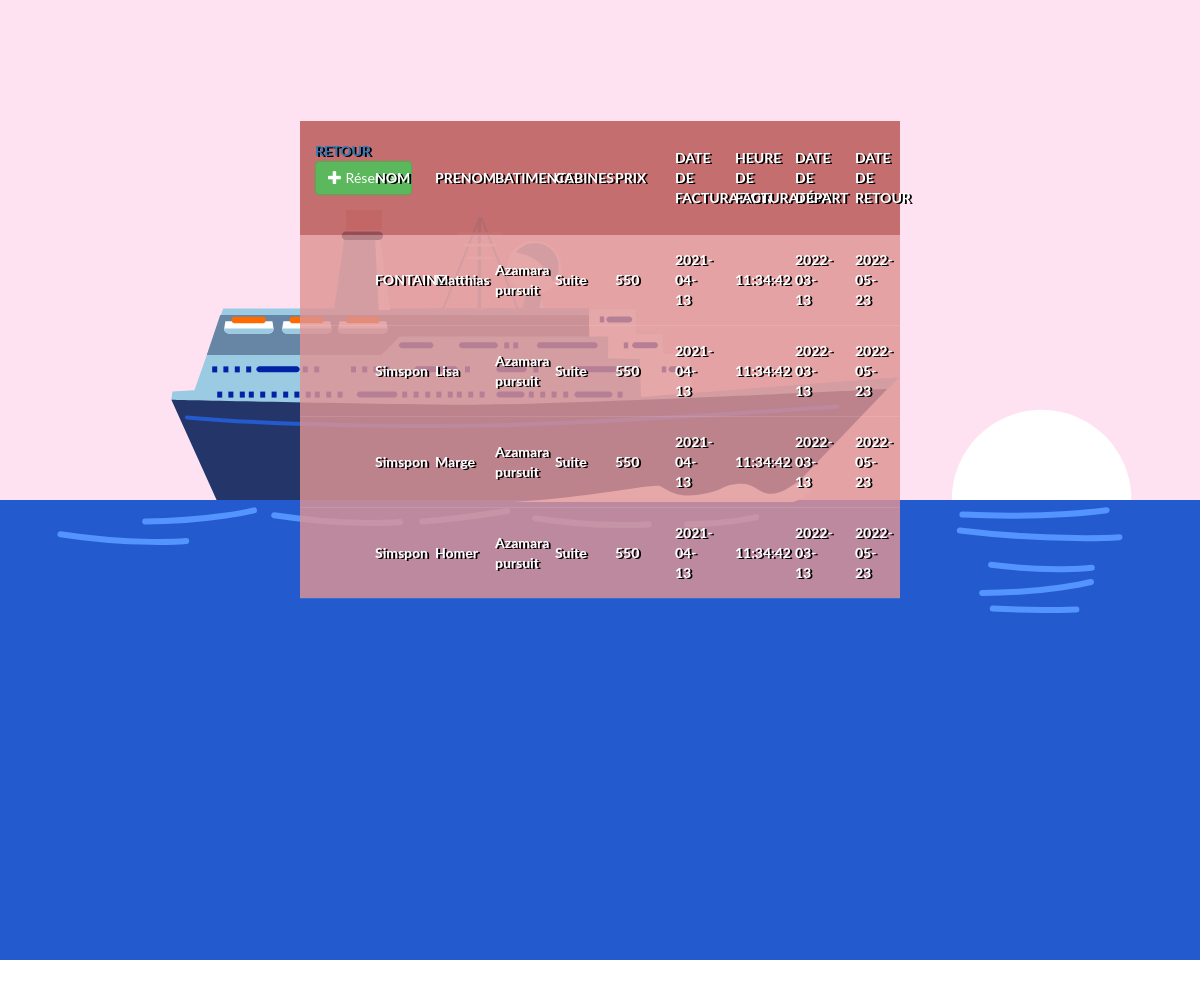
The page /PHP/html/index.php on the database as committed earlier.
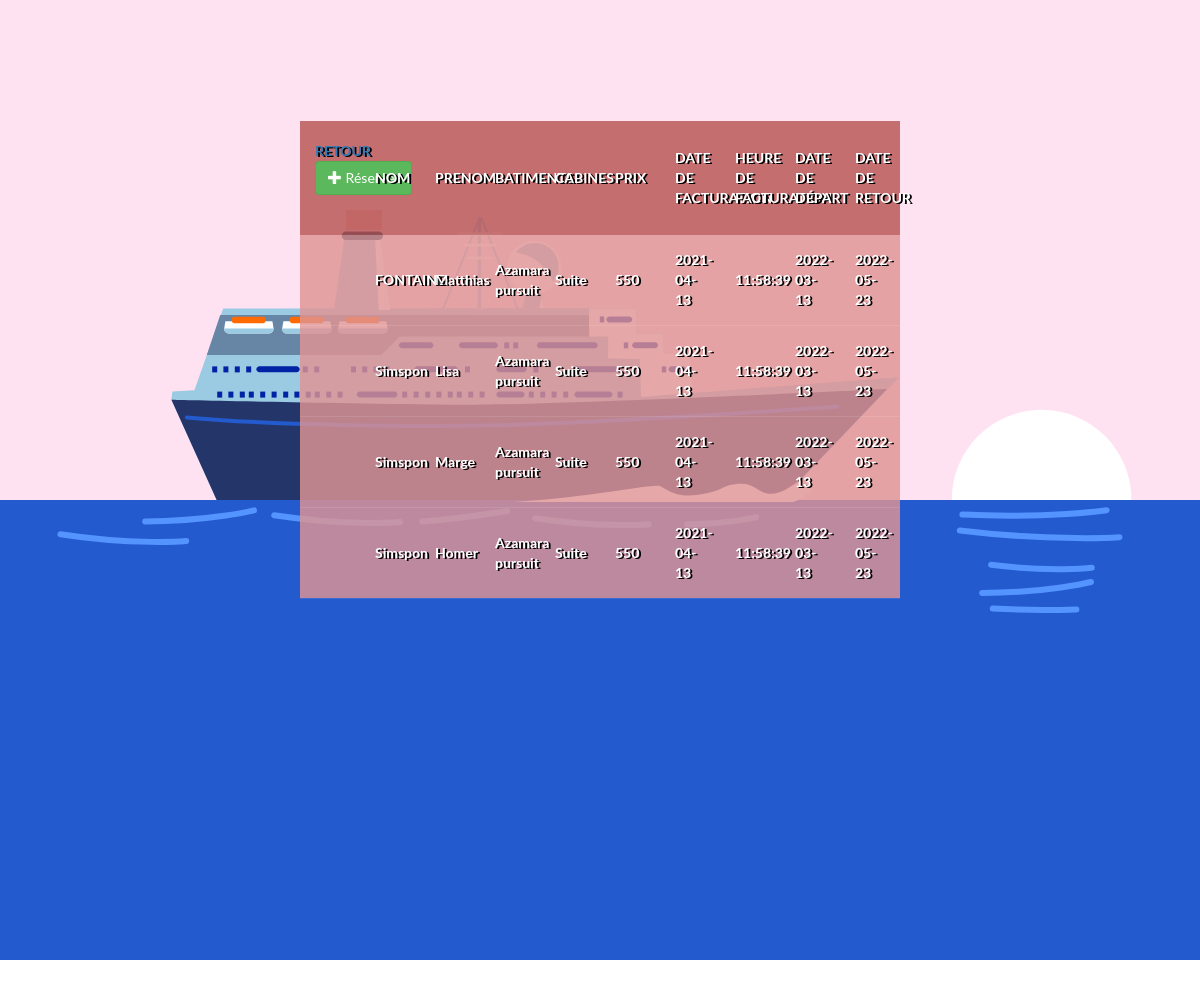
The same page on the database as committed later.
### tables this page shows
CREATE TABLE RecapReservation(
    Id INTEGER not null, 
    nom VARCHAR(20), 
    prenom VARCHAR(20), 
    age INT,
    sexe VARCHAR(5), 
    nom_batiment VARCHAR(20), 
    type_rang VARCHAR(10), 
    prix INT,
    date_facture DATE,
    h_facture DATE,
    date_debut DATE, 
    date_fin DATE,

    id_client INT,
    id_reservation INT,
    id_rang INT,
    id_facture INT,
    id_batiment INT,


    CONSTRAINT pk_recapReservation primary key (Id)

    CONSTRAINT fk_recapReservation
	FOREIGN KEY (id_client) REFERENCES Clients(id_client)
    FOREIGN KEY (id_reservation) REFERENCES Reservations(id_reservation) 
    FOREIGN KEY (id_rang) REFERENCES Rangs(id_rang)
    FOREIGN KEY (id_facture) REFERENCES Factures(id_facture)
    FOREIGN KEY (id_batiment) REFERENCES Batiments(id_batiment)
);

### PHP/html/index.php (the view, shortened to what this page needs)
<!DOCTYPE html>
<html lang="en">
	<head>
		<link rel="stylesheet" type="text/css" href="../css/bootstrap.css"/>
		<link rel="stylesheet" type="text/css" href="../css/tables.css"/>
	</head>
<body>
<div style="width:device-width; margin-top: -20%;">
</div>
        <table cellpadding="0" cellspacing="0" border="0">
            <thead>
                <tr>
                    <th><a href="http://localhost:1234/html/main.html">Retour</a><button type="button" class="btn btn-success" data-toggle="modal" data-target="#form_modal"><span class="glyphicon glyphicon-plus"></span> Réserver</button>
		<br/><br/></th>
					<th>Nom</th>
					<th>Prenom</th>
                    <th>Batiments</th>
                    <th>Cabines</th>
                    <th>Prix</th>
                    <th>Date de facturation</th>
                    <th>Heure de facturation</th>
					<th>Date de départ</th>
					<th>Date de retour</th>
				</tr>
			</thead>
				<?php
					require 'conn.php';
					$query = $conn->prepare("SELECT * FROM RecapReservation");
					$query->execute();
					while($fetch = $query->fetch()){
				?>
				<tr>
                    <td></td>
					<td><?php echo $fetch['nom']?></td>
					<td><?php echo $fetch['prenom']?></td>
                    <td><?php echo $fetch['nom_batiment']?></td>
                    <td><?php echo $fetch['type_rang']?></td>
					<td><?php echo $fetch['prix']?></td>
                    <td><?php echo $fetch['date_facture']?></td>
                    <td><?php echo $fetch['h_facture']?></td>
					<td><?php echo $fetch['date_debut']?></td>
					<td><?php echo $fetch['date_fin']?></td>
				</tr>
				<?php
					}
				?>
		</table>
</body>
</html>

### PHP/css/tables.css (style rules this page uses)
* { margin: 0; padding: 0; font-family: 'lato'; }
table { width: 50%; table-layout: fixed; position: absolute; top: 10%; left: 25%; }
th { padding: 20px 15px; text-align: left; font-weight: 700; font-size: 14px; color: #fff; text-shadow: 2px 1px #000000; text-transform: uppercase; background-color:rgb(185 85 85 / 82%); }
td { padding: 15px; text-align: left; vertical-align: middle; font-weight: 700; font-size: 14px; color: #fff; text-shadow: 2px 1px #000000; border-bottom: solid 1px rgba(255,255,255,0.1); background-color: rgb(224 148 148 / 82%); }
.ship { background-color: #ffe2f2; }

Rows that differ between the two databases and show on the page:
changed recapreservation "FONTAINE": h_facture "11:34:42" → "11:58:39"
changed recapreservation "Lisa": h_facture "11:34:42" → "11:58:39"
changed recapreservation "Marge": h_facture "11:34:42" → "11:58:39"
changed recapreservation "Homer": h_facture "11:34:42" → "11:58:39"
